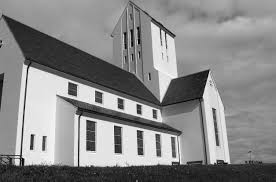
#> input picture Assignment3/image1.png, 276 x 182 px
$ jupyter execute --allow-errors assignment-3.ipynb
#> lines starting #> are read from the running program, lines starting #| are printed output that depends on the picture
[cell 1]
import numpy as np
from PIL import Image
import matplotlib.pyplot as plt
from scipy.signal import convolve2d

# function to create a Gaussian Kernel
def gaussianKernel(size, sigma):
    kernel = np.fromfunction(lambda x, y: (1/(2*np.pi*sigma**2)) * np.exp(-((x-(size-1)/2)**2 + (y-(size-1)/2)**2) / (2*sigma**2)), (size, size))
    return kernel / np.sum(kernel)

# function to apply convolution
def applyConvolution(image, kernel):
    imgArray = np.asarray(image)
    return convolve2d(imgArray, kernel, mode='same', boundary='fill', fillvalue=0)

# function for Sobel filter
def sobelFilter(image, kernel):
    return applyConvolution(image, kernel)

# function to create a gaussian gerivative kernel
def gaussian_derivative_kernel(size, sigma, axis):
    g = gaussianKernel(size, sigma)
    if axis == 'x':
        # derivative in x direction
        return np.gradient(g, axis=1)
    elif axis == 'y':
        # derivative in y direction
        return np.gradient(g, axis=0)


# load image and convert to grayscale
imagePath = 'image1.png'
image = Image.open(imagePath).convert('L')
#> image is the input picture: PIL image 276x182 L; min 0, max 255, mean 136.9

# gaussian kernels for sigma=1 and sigma=2
kernelSigma1 = gaussianKernel(5, 1)
kernelSigma2 = gaussianKernel(5, 2)

# apply convolution
smoothed1 = applyConvolution(image, kernelSigma1)
#> in applyConvolution, `return convolve2d(imgArray, kernel, mode='same', boundary='fill', fill..`:
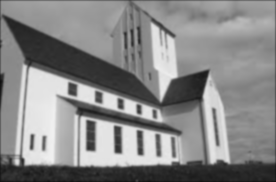
#> returned value: shape (182, 276) float64; min 14.95, max 240.8, mean 136.2
smoothed2 = applyConvolution(image, kernelSigma2)

# sobel Filters
Sx = np.array([[-1, 0, 1], [-2, 0, 2], [-1, 0, 1]])
Sy = np.array([[1, 2, 1], [0, 0, 0], [-1, -2, -1]])

# apply Sobel filters to the smoothed images
edgesX1 = sobelFilter(smoothed1, Sx)
#> in applyConvolution (call 3), `return convolve2d(imgArray, kernel, mode='same', boundary='fill', fill..`:
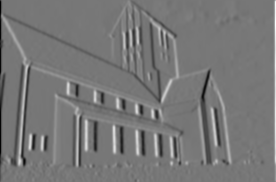
#> returned value: shape (182, 276) float64; min -562.8, max 638.5, mean -0.2; drawn with min black and max white
edgesY1 = sobelFilter(smoothed1, Sy)
#> in applyConvolution (call 4), `return convolve2d(imgArray, kernel, mode='same', boundary='fill', fill..`:
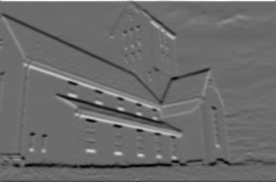
#> returned value: shape (182, 276) float64; min -472.2, max 640.1, mean -1.8; drawn with min black and max white
edgesX2 =sobelFilter(smoothed2, Sx)
edgesY2 =sobelFilter(smoothed2, Sy)
#> in applyConvolution (call 6), `return convolve2d(imgArray, kernel, mode='same', boundary='fill', fill..`:
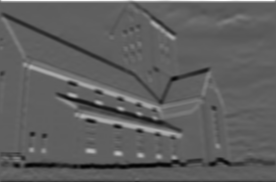
#> returned value: shape (182, 276) float64; min -345.9, max 572.8, mean -1.6; drawn with min black and max white

# combine the edges to get the edge map
edgeMap1 = np.sqrt(edgesX1**2 + edgesY1**2)
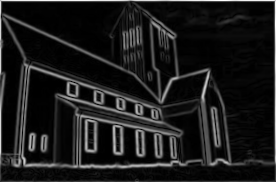
#> edgeMap1: shape (182, 276) float64; min 0, max 640.1, mean 70.1; drawn with min black and max white
edgeMap2 = np.sqrt(edgesX2**2 + edgesY2**2)
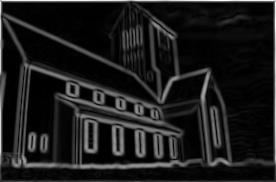
#> edgeMap2: shape (182, 276) float64; min 0, max 572.8, mean 63.7; drawn with min black and max white

# applying Gaussian derivative filters
kernelDxSigma1 = gaussian_derivative_kernel(5, 1, 'x')
kernelDySigma1 = gaussian_derivative_kernel(5, 1, 'y')

kernelDxSigma2 = gaussian_derivative_kernel(5, 2, 'x')
kernelDySigma2 = gaussian_derivative_kernel(5, 2, 'y')

# convolve with guassian
edgesDx1 = applyConvolution(image, kernelDxSigma1)
#> in applyConvolution (call 7), `return convolve2d(imgArray, kernel, mode='same', boundary='fill', fill..`:
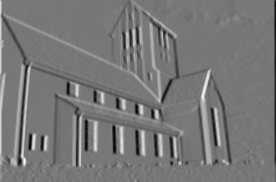
#> returned value: shape (182, 276) float64; min -68.03, max 76.91, mean 0; drawn with min black and max white
edgesDy1 = applyConvolution(image, kernelDySigma1)
#> in applyConvolution (call 8), `return convolve2d(imgArray, kernel, mode='same', boundary='fill', fill..`:
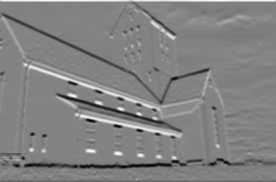
#> returned value: shape (182, 276) float64; min -66.65, max 63.22, mean -0.4; drawn with min black and max white

edgesDx2 = applyConvolution(image, kernelDxSigma2)
edgesDy2 = applyConvolution(image,kernelDySigma2)

# compute edge maps for Gaussian derivatives
edgeMapDxDy1 = np.sqrt(edgesDx1**2 +edgesDy1**2)
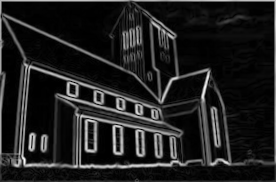
#> edgeMapDxDy1: shape (182, 276) float64; min 5.55e-16, max 77.37, mean 9.8; drawn with min black and max white
edgeMapDxDy2 = np.sqrt(edgesDx2**2 + edgesDy2**2)


# display the results
plt.figure(figsize=(18, 16))

# original image
plt.subplot(5, 4, 1)
plt.imshow(image, cmap='gray')
plt.title('Original')
plt.axis('off')


# for sigma=1
plt.subplot(5, 4, 5)
plt.imshow(smoothed1, cmap='gray')
plt.title('Smoothed (σ=1)')
plt.axis('off')

plt.subplot(5, 4, 6)
plt.imshow(edgesX1, cmap='gray')
plt.title('Edges in X (σ=1)')
plt.axis('off')

plt.subplot(5, 4, 7)
plt.imshow(edgesY1, cmap='gray')
plt.title('Edges in Y (σ=1)')
plt.axis('off')

plt.subplot(5, 4, 8)
plt.imshow(edgeMap1, cmap='gray')
plt.title('Edge Map (σ=1)')
plt.axis('off')


# for sigma=2
plt.subplot(5, 4, 9)
plt.imshow(smoothed2, cmap='gray')
plt.title('Smoothed (σ=2)')
plt.axis('off')

plt.subplot(5, 4, 10)
plt.imshow(edgesX2, cmap='gray')
plt.title('Edges in X (σ=2)')
plt.axis('off')

plt.subplot(5, 4, 11)
plt.imshow(edgesY2, cmap='gray')
plt.title('Edges in Y (σ=2)')
plt.axis('off')

plt.subplot(5, 4, 12)
plt.imshow(edgeMap2, cmap='gray')
plt.title('Edge Map (σ=2)')
plt.axis('off')

# for sigma=1 with Gaussian Derivatives
plt.subplot(5, 4, 13)
plt.imshow(edgesDx1, cmap='gray')
plt.title('Edges ∂x (σ=1)')
plt.axis('off')

plt.subplot(5, 4, 14)
plt.imshow(edgesDy1, cmap='gray')
plt.title('Edges ∂y (σ=1)')
plt.axis('off')

plt.subplot(5, 4, 15)
plt.imshow(edgeMapDxDy1, cmap='gray')
plt.title('Edge Map ∂x∂y (σ=1)')
plt.axis('off')

# for sigma=2 with Gaussian Derivatives
plt.subplot(5, 4, 17)
plt.imshow(edgesDx2, cmap='gray')
plt.title('Edges ∂x (σ=2)')
plt.axis('off')

plt.subplot(5, 4, 18)
plt.imshow(edgesDy2, cmap='gray')
plt.title('Edges ∂y (σ=2)')
plt.axis('off')

plt.subplot(5, 4, 19)
plt.imshow(edgeMapDxDy2, cmap='gray')
plt.title('Edge Map ∂x∂y (σ=2)')
plt.axis('off')


plt.tight_layout()
plt.show()
